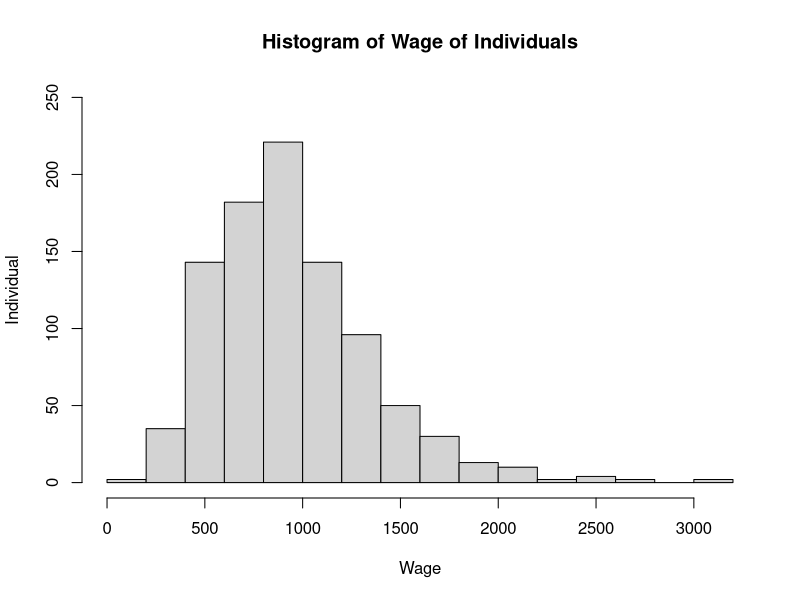
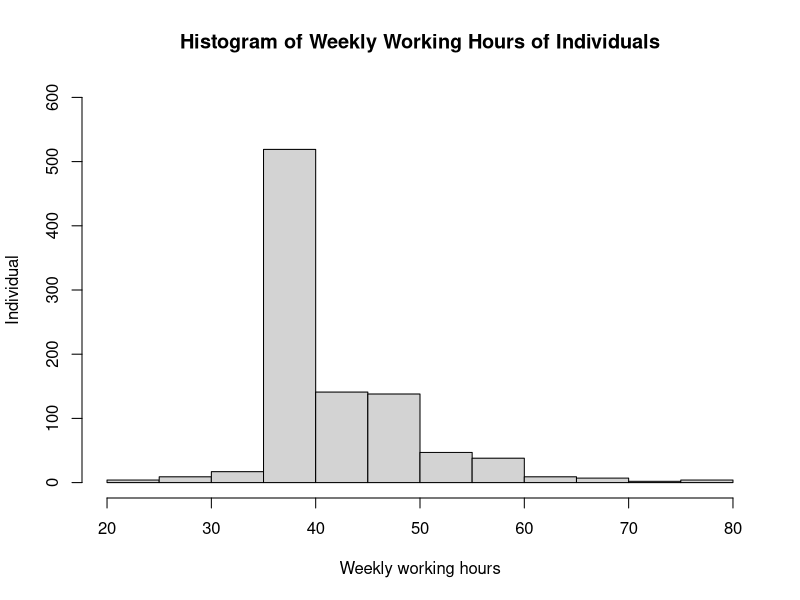
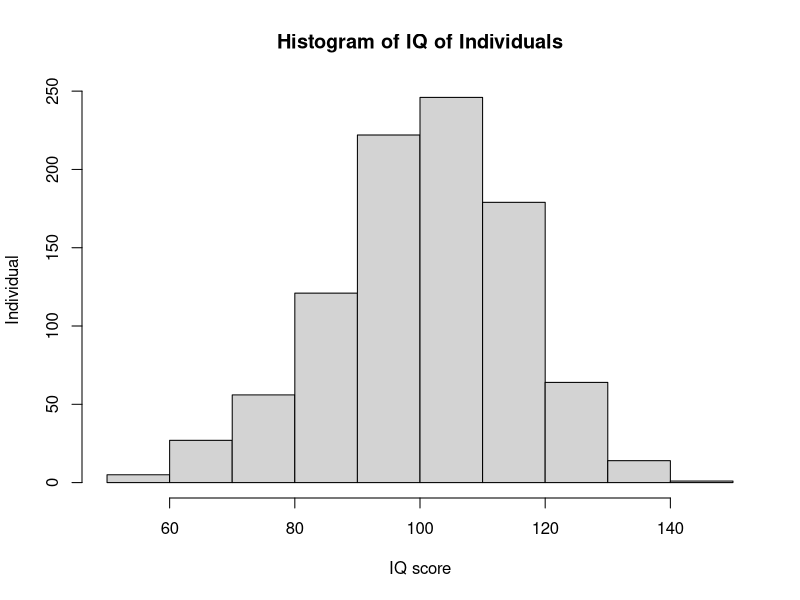
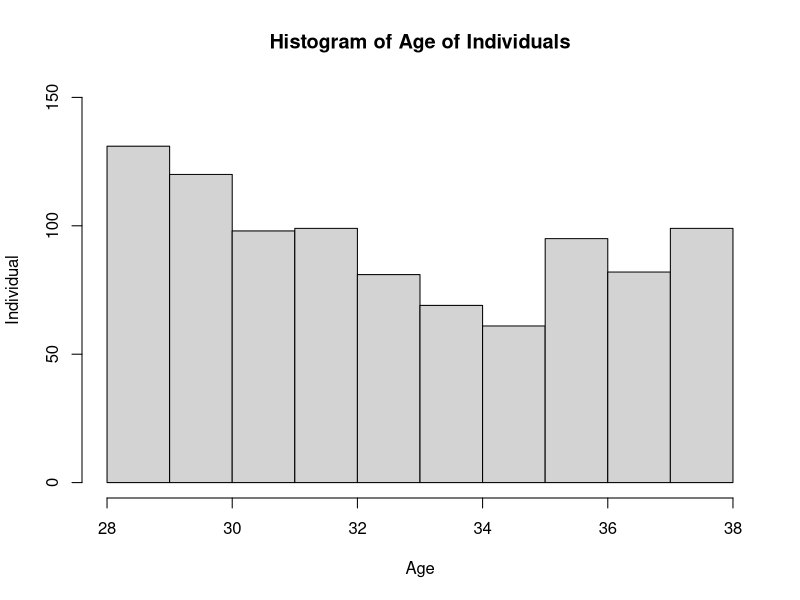
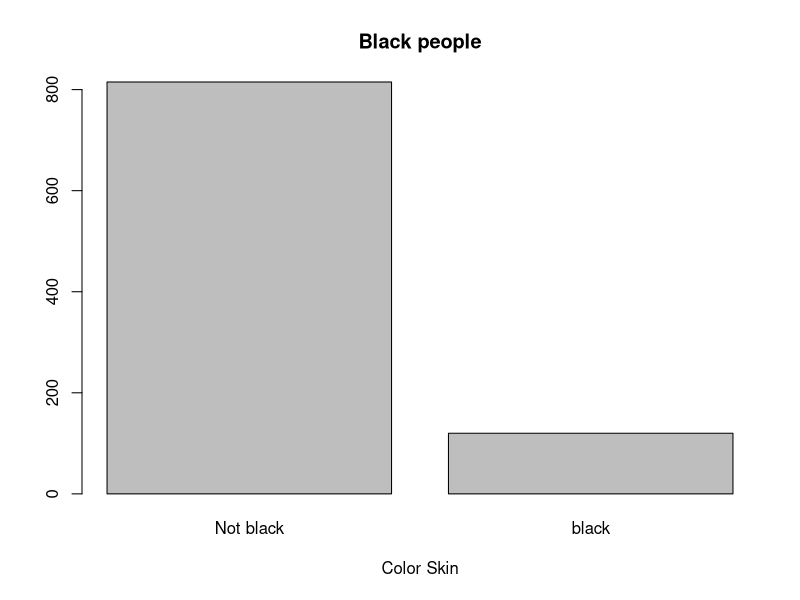
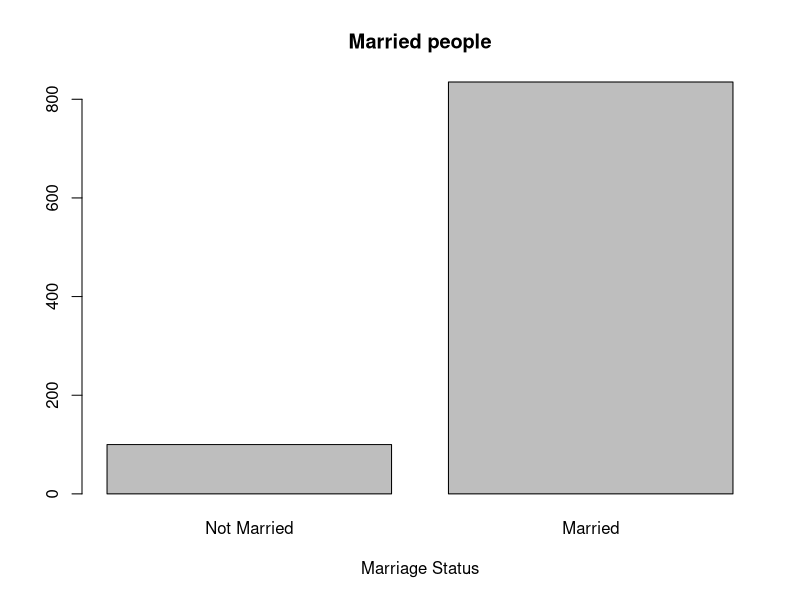
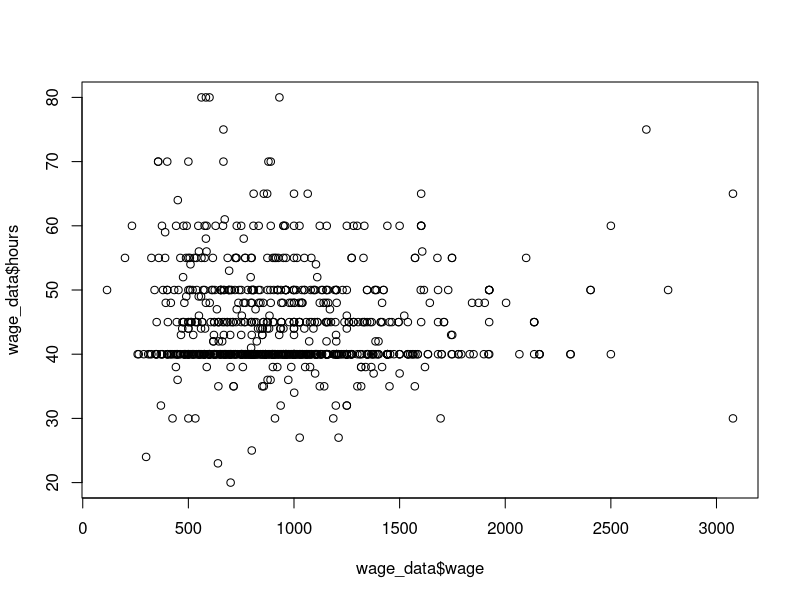
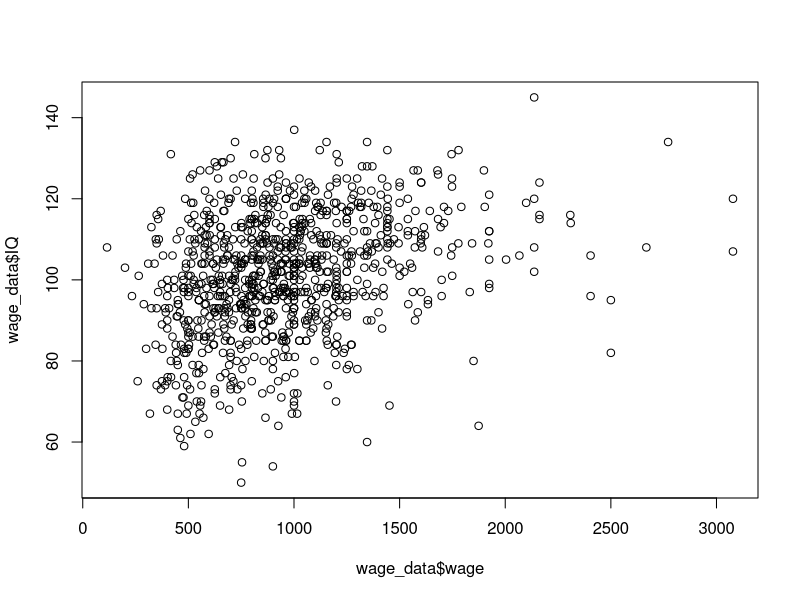

The R script that drew these images, in order:
## ---- chunk 1
library(readxl)
wage_data <- read_excel('wage5.xlsx')
wage_summary <- summary(wage_data)
wage_sd <- sd(wage_data$wage)
hours_sd <- sd(wage_data$hours)
IQ_sd <- sd(wage_data$IQ)
age_sd <- sd(wage_data$age)
married_sd <- sd(wage_data$married)
black_sd <- sd(wage_data$black)
wage_summary <- rbind(wage_summary, c(
  paste("Sd Var", toString(round(wage_sd, digits = 3)), sep = " :"),
  paste("Sd Var", toString(round(hours_sd, digits = 3)), sep = " :"),
  paste("Sd Var", toString(round(IQ_sd, digits = 3)), sep = " :"),
  paste("Sd Var", toString(round(age_sd, digits = 3)), sep = " :"),
  paste("Sd Var", toString(round(married_sd, digits = 3)), sep = " :"),
  paste("Sd Var", toString(round(black_sd, digits = 3)), sep = " :")))
wage_summary
## ---- chunk 2
hist(wage_data$wage, main = "Histogram of Wage of Individuals",
     ylab = "Individual",
     xlab = "Wage",
     ylim = c(0, 250))

hist(wage_data$hours, main = "Histogram of Weekly Working Hours of Individuals",
     ylab = "Individual",
     xlab = "Weekly working hours",
     ylim = c(0, 600))

hist(wage_data$IQ, main = "Histogram of IQ of Individuals",
     ylab = "Individual",
     xlab = "IQ score")

hist(wage_data$age, main = "Histogram of Age of Individuals",
     ylab = "Individual",
     xlab = "Age",
    ylim = c(0, 150))
## ---- chunk 3
barplot(table(wage_data$black), xlab = "Color Skin", names.arg = c("Not black", "black"), main = "Black people")
barplot(table(wage_data$married), xlab = "Marriage Status", names.arg = c("Not Married", "Married"), main = "Married people")
## ---- chunk 4
plot(wage_data$wage, wage_data$hours)
plot(wage_data$wage, wage_data$IQ)
plot(wage_data$wage, wage_data$age)
## ---- chunk 5
cor.test(wage_data$wage, wage_data$hours, method = "pearson")
cor.test(wage_data$wage, wage_data$IQ, method = "pearson")
cor.test(wage_data$wage, wage_data$age, method = "pearson")
